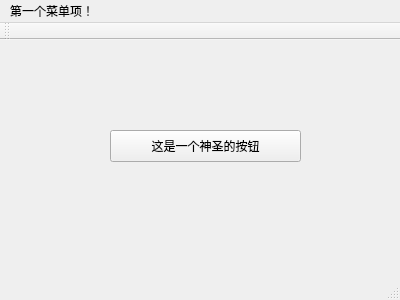
<?xml version="1.0" encoding="UTF-8"?>
<ui version="4.0">
 <class>MainWindow</class>
 <widget class="QMainWindow" name="MainWindow">
  <property name="geometry">
   <rect>
    <x>0</x>
    <y>0</y>
    <width>400</width>
    <height>300</height>
   </rect>
  </property>
  <property name="windowTitle">
   <string>MainWindow</string>
  </property>
  <widget class="QWidget" name="centralWidget">
   <widget class="QPushButton" name="ExitButton">
    <property name="geometry">
     <rect>
      <x>110</x>
      <y>90</y>
      <width>191</width>
      <height>32</height>
     </rect>
    </property>
    <property name="contextMenuPolicy">
     <enum>Qt::NoContextMenu</enum>
    </property>
    <property name="text">
     <string>这是一个神圣的按钮</string>
    </property>
   </widget>
  </widget>
  <widget class="QMenuBar" name="menuBar">
   <property name="geometry">
    <rect>
     <x>0</x>
     <y>0</y>
     <width>400</width>
     <height>22</height>
    </rect>
   </property>
   <widget class="QMenu" name="menuHi">
    <property name="title">
     <string>第一个菜单项！</string>
    </property>
   </widget>
   <addaction name="menuHi"/>
  </widget>
  <widget class="QToolBar" name="mainToolBar">
   <attribute name="toolBarArea">
    <enum>TopToolBarArea</enum>
   </attribute>
   <attribute name="toolBarBreak">
    <bool>false</bool>
   </attribute>
  </widget>
  <widget class="QStatusBar" name="statusBar"/>
 </widget>
 <layoutdefault spacing="6" margin="11"/>
 <resources/>
 <connections/>
</ui>
